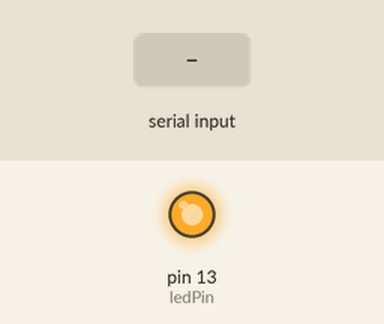
Recording of a sketch running on a simulated Arduino Uno, built with avr-gcc and run on an emulated ATmega328P. Parts: output pins drawn as LEDs (lit = HIGH). Dashed ring = blinking. Inputs (shaded band) come from the test bench.

Above: at 0.1 s.
At 1.2 s:
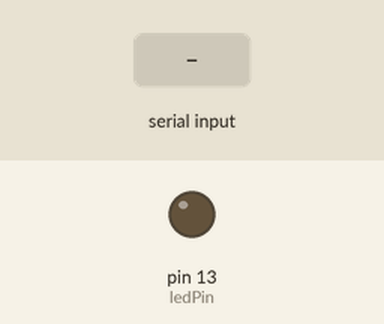
1.3 s: "90,45\n" received over Serial
At 1.49 s:
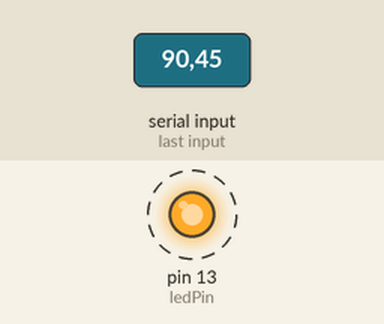
Timing chart, 0 to 4.3 s (numbered marks = the images above; inputs shaded):
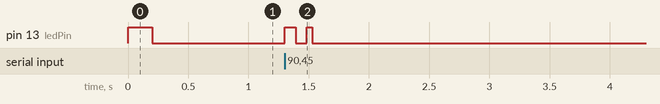

Measured:
- after the input at 1.3 s, pin 13 (ledPin): alternates HIGH for 0.07 s and LOW for 0.09 s, 4 changes in all, then stays LOW, starting at once

The sketch:

blink_2.ino
```cpp
const int ledPin = LED_BUILTIN; //define wich LED to use
long interval = 200; //define interval to toggle LED in ms

// the setup function runs once when you press reset or power the board
void setup() {
  // initialize digital pin LED_BUILTIN as an output.
  pinMode(ledPin, OUTPUT);
  Serial.begin(9600);
}

// the loop function runs over and over again forever
void loop() {
  digitalWrite(ledPin, HIGH);  // turn the LED on (HIGH is the voltage level)
  delay(interval);                      // wait for a second
  digitalWrite(ledPin, LOW);   // turn the LED off by making the voltage LOW
  delay(interval);                      // wait for a second

  interval = Serial.parseInt();
}
```
